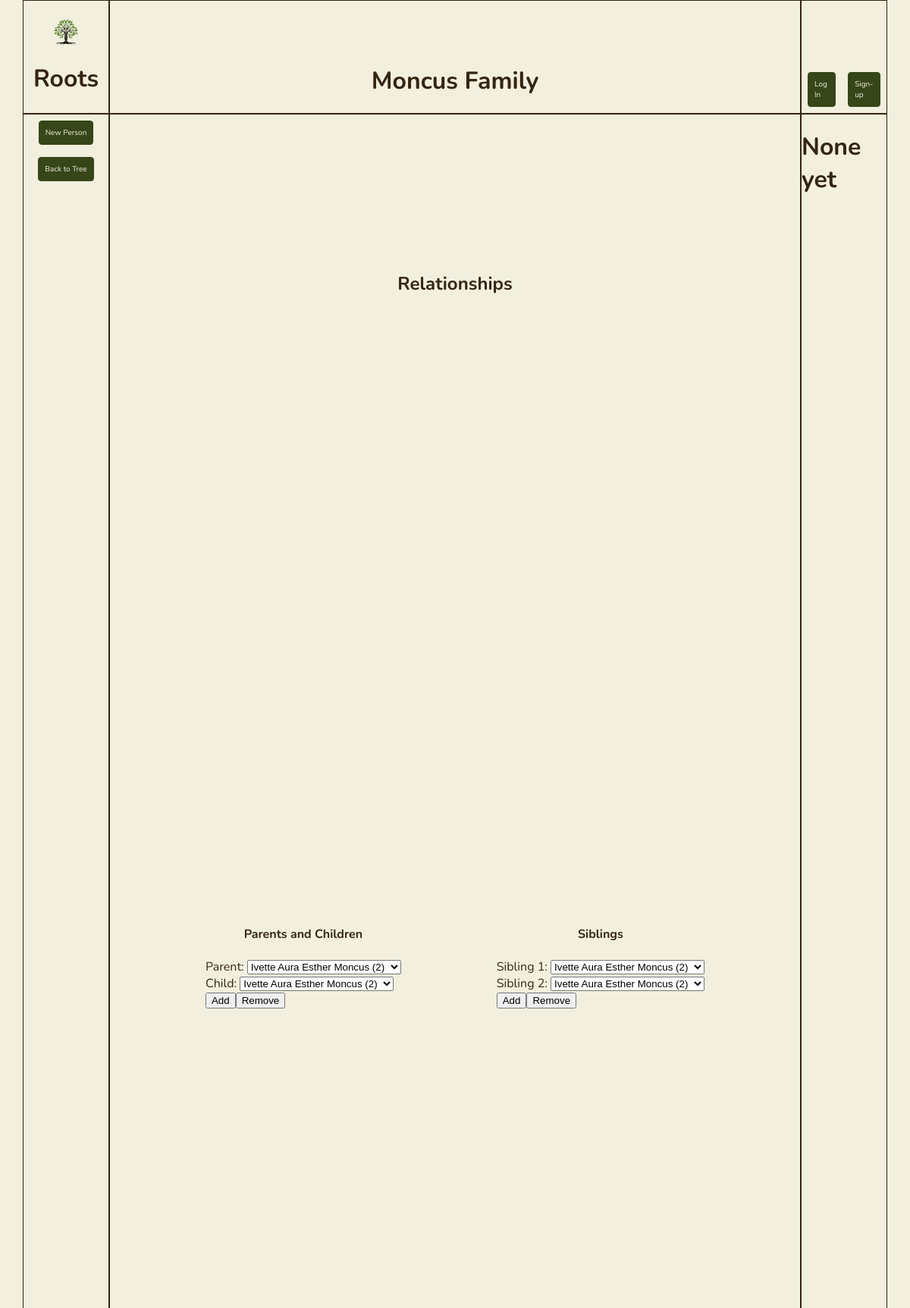
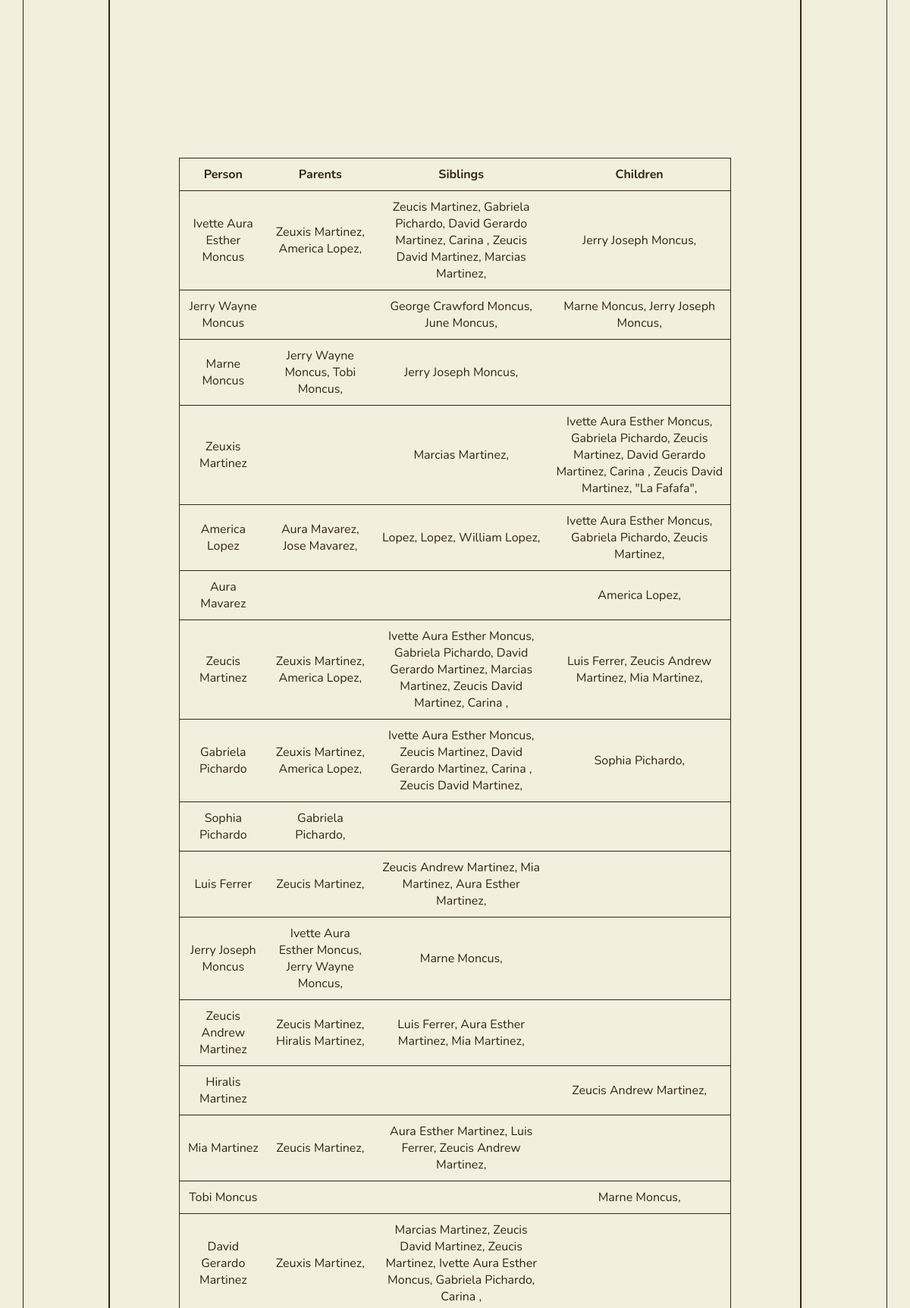
Page /relationships (upper part) on the committed database (2 pictures, top to bottom).
### app.py (models this page shows, shortened)
class Person(db.Model):
    id = db.Column(db.Integer, primary_key=True)
    first_name = db.Column(db.String(200), nullable=False)
    last_name = db.Column(db.String(200), nullable=False)
    middle_name = db.Column(db.String(200), nullable=False, default='')
    nick_name = db.Column(db.String(200), nullable=False, default='')
    date_created = db.Column(db.DateTime, default=datetime.utcnow)
    parents = db.relationship('Person',
                              secondary = person_parent_association,
                              primaryjoin = id == person_parent_association.c.person_id,
                              secondaryjoin = id == person_parent_association.c.parent_id,
                              backref = db.backref('children', lazy='select'))
    siblings = db.relationship('Person',
                              secondary = sibling_association,
                              primaryjoin = id == sibling_association.c.left_id,
                              secondaryjoin = id == sibling_association.c.right_id,
                              back_populates = 'siblings',
                              lazy='select')

### app.py (the view)
@app.route('/relationships', methods=['GET'])
def relationships():
        people = Person.query.order_by(Person.date_created).all()
        return render_template('relationships.html', people=people)

### templates/relationships.html (shortened to what this page needs)
{% extends 'base.html' %}
{% block body %}
<div class="default-grid" id="relationships-grid">
    <div class="grid-item grid-item-1">
        <div class="logo" id="logo-index">
            <div class="content-container-column">
                    <img src="{{ url_for('static', filename='logos/green-tree-logo.png') }}" alt="Green Tree Logo">
                    <h1>Roots</h1>
            </div>
        </div>
    </div>
    <div class="grid-item grid-item-2">
        <div class="current-family-name" id="current-family-name-index">
            <div class="content-container-row">
                <h1>Moncus Family</h1>
            </div>
        </div>
    </div>
    <div class="grid-item grid-item-3">
        <div class="account-tasks-panel">
            <div class="content-container-row">
                <a class="btn" id='log-in' href="">Log In</a>
                <a class="btn" id='sign-up' href="">Sign-up</a>
            </div>
        </div>
    </div>
    <div class="grid-item grid-item-4">
        <div class="app-tasks-panel">
            <div class="content-container-column">
                <a class="btn" id='addPersonBtn'>New Person</a>
                <a class="btn" id='to_tree' href="/">Back to Tree</a>
            </div>
        </div>
    </div>
    <div class="grid-item grid-item-5" id="relationships-container">
        <div class="grid-subitem-1" id="relationships-header">
            <h2>Relationships</h2>
        </div>
        <div class="grid-subitem-2" id="forms-container">
            <div class="form-container">
                <h4>Parents and Children</h4>
                <form id="parentChildForm" action="/parent_child_action" method="POST">
                    <div>
                        <label for="parent">Parent:</label>
                        <select id="parent" name="parent">
                            {% for person in people %}
                                <option value="{{ person.id }}">{{ person.first_name }} {{ person.middle_name }} {{ person.last_name }} ({{person.id}})</option>
                            {% endfor %}
                        </select>
                    </div>
                    <div>
                        <label for="child">Child:</label>
                        <select id="child" name="child">
                            {% for person in people %}
                                <option value="{{ person.id }}">{{ person.first_name }} {{ person.middle_name }} {{ person.last_name }} ({{person.id}})</option>
                            {% endfor %}
                        </select>
                    </div>
                    <div class="btn-container">
                        <div>
                            <input type="submit" name="action" value="Add">
                        </div>
                        <div>
                            <input type="submit" name="action" value="Remove">
                        </div>
                    </div>
                </form>
            </div>
            <div class="form-container">
                <h4>Siblings</h4>
                <form id="siblingForm" action="/sibling_action" method="POST">
                    <div>
                        <label for="sibling_1">Sibling 1:</label>
                        <select id="sibling_1" name="sibling_1">
                            {% for person in people %}
                                <option value="{{ person.id }}">{{ person.first_name }} {{ person.middle_name }} {{ person.last_name }} ({{person.id}})</option>
                            {% endfor %}
                        </select>
                    </div>
                    <div>
                        <label for="sibling_2">Sibling 2:</label>
                        <select id="sibling_2" name="sibling_2">
                            {% for person in people %}
                                <option value="{{ person.id }}">{{ person.first_name }} {{ person.middle_name }} {{ person.last_name }} ({{person.id}})</option>
                            {% endfor %}
                        </select>
                    </div>
                    <div class="btn-container">
                        <div>
                            <input type="submit" name="action" value="Add">
                        </div>
                        <div>
                            <input type="submit" name="action" value="Remove">
                        </div>
                    </div>
                </form>
            </div>
        </div>
        <div class="grid-subitem-3">
            <table class="bordered" id="relationship-table">
                <tr>
                    <th>Person</th>
                    <th>Parents</th>
                    <th>Siblings</th>
                    <th>Children</th>
                </tr>
                {% for person in people %}
                    <tr>
                        <td>{{ person.first_name }} {{ person.middle_name }} {{ person.last_name }}</td>
                        <td>
                            {% for person in person.parents %}
                            {{ person.first_name }} {{ person.middle_name }} {{ person.last_name }},
                            {% endfor %}
                        </td>
                        <td>
                            {% for person in person.siblings %}
                            {{ person.first_name }} {{ person.middle_name }} {{ person.last_name }},
                            {% endfor %}
                        </td>
                        <td>
                            {% for person in person.children %}
                            {{ person.first_name }} {{ person.middle_name }} {{ person.last_name }},
                            {% endfor %}
                        </td>
                    </tr>
                {% endfor %}
            </table>
        </div>
    </div>
    <div class="grid-item grid-item-6">
        <div class="secondary-panel">
            <div class="content-container-column">
                <h1>None yet</h1>
            </div>
        </div>
    </div>
</div>
{% endblock %}

### static/css/main.css (style rules this page uses)
:root { --main-black: #0a0a0a; --main-white: #fff; --main-bg-color: #f2efde; --main-bg-border-color: #342512; --main-text-color: #342512; --main-secondary-text-color: #9d864d; --main-hover-text-color: #f2efde; --main-item-color: #374619; --main-item-border-color: #374619; --main-item-color-hover: #7e883d; --main-dark-brown: #342512; --main-light-brown: #9d864d; --main-cream: #f2efde; --main-light-green: #7e883d; --main-dark-green: #374619; }
body { margin: 0px; padding: 0px; box-sizing: border-box; font-family: Nunito, sans-serif; background-color: var(--main-cream); color: var(--main-dark-brown); display: flex; justify-content: center; align-items: center; }
.content-container-column { display: flex; justify-content: center; align-items: center; flex-direction: column; }
.content-container-row { display: flex; justify-content: center; align-items: center; flex-direction: row; }
a { cursor: pointer; }

### static/css/grid.css (style rules this page uses)
.default-grid { display: grid; grid-template-columns: 10% auto 10%; grid-template-rows: 150px auto; gap: 0px; height: 90vh; width: 95vw; }
.grid-item { border: solid 1px var(--main-dark-brown); }
.grid-item-1 { grid-area: 1 / 1 / span 1 / span 1; display: flex; justify-content: center; align-items: center; }
.grid-item-1 img { width: 33%; height: height; padding-top: 20px; }
.grid-item-2 { grid-area: 1 / 2 / span 1 / span 1; display: flex; align-items: end; justify-content: center; }
.grid-item-3 { grid-area: 1 / 3 / span 1 / span 1; display: flex; align-items: end; justify-content: center; }
.grid-item-4 { grid-area: 2 / 1 / span 1 / span 1; }
.grid-item-5 { grid-area: 2 / 2 / span 1 / span 1; overflow-y: auto; }
.grid-item-6 { grid-area: 2 / 3 / span 1 / span 1; }

### static/css/buttons.css (style rules this page uses)
.btn-container { display: flex; flex-direction: row; align-items: center; justify-content: center; height: 10%; }
.btn { font-size: 10px; padding: 8px; background-color: var(--main-dark-green); text-decoration: none; border: solid 1px var(--main-dark-green); border-radius: 4px; margin: 8px; color: var(--main-cream); }

### static/css/tables.css (style rules this page uses)
table { margin: auto; border-collapse: collapse; width: 80%; background-color: var(--main-cream); }
tr { height: 25px; }
td, th { text-align: center; padding: 10px; }
.bordered tr { border: solid 1px var(--main-dark-brown); }
.borderless th, td, tr { border: none; }

### static/css/relationships.css (style rules this page uses)
#relationships-container { display: grid; grid-template-columns: 100%; grid-template-rows: 10% 30% auto; gap: 0px; }
#relationships-container .grid-subitem-1 { grid-area: 1 / 1; display: flex; flex-direction: row; justify-content: center; align-items: center; }
#relationships-container .grid-subitem-2 { grid-area: 2 / 1; display: flex; flex-direction: row; justify-content: space-evenly; align-items: center; }
.grid-subitem-2 .form-container { display: flex; flex-direction: column; justify-content: space-between; align-items: center; }
.form-container .btn-container { display: inline-flex; justify-content: space-between; }
#relationships-container .grid-subitem-3 { grid-area: 3 / 1; display: flex; flex-direction: row; justify-content: center; align-items: center; }

### rows in the picture
Person: first_name "Ivette", middle_name "Aura Esther", last_name "Moncus"
Person: first_name "Zeuxis", last_name "Martinez"
Person: first_name "America", last_name "Lopez"
Person: first_name "Zeucis", last_name "Martinez"
Person: first_name "Gabriela", last_name "Pichardo"
Person: first_name "David", middle_name "Gerardo", last_name "Martinez"
Person: first_name "Carina"
Person: first_name "Zeucis", middle_name "David", last_name "Martinez"
Person: first_name "Marcias", last_name "Martinez"
Person: first_name "Jerry", middle_name "Joseph", last_name "Moncus"
Person: first_name "Jerry", middle_name "Wayne", last_name "Moncus"
Person: first_name "George", middle_name "Crawford", last_name "Moncus"
Person: first_name "June", last_name "Moncus"
Person: first_name "Marne", last_name "Moncus"
Person: first_name "Tobi", last_name "Moncus"
Person: last_name "\"La Fafafa\""
Person: first_name "Aura", last_name "Mavarez"
Person: first_name "Jose", last_name "Mavarez"
Person: last_name "Lopez"
Person: last_name "Lopez"
Person: first_name "William", last_name "Lopez"
Person: first_name "Luis", last_name "Ferrer"
Person: first_name "Zeucis", middle_name "Andrew", last_name "Martinez"
Person: first_name "Mia", last_name "Martinez"
Person: first_name "Sophia", last_name "Pichardo"
Person: first_name "Aura", middle_name "Esther", last_name "Martinez"
Person: first_name "Hiralis", last_name "Martinez"

### other values in the picture
form field parent "Ivette Aura Esther Moncus (2)"
form field child "Ivette Aura Esther Moncus (2)"
form field sibling_1 "Ivette Aura Esther Moncus (2)"
form field sibling_2 "Ivette Aura Esther Moncus (2)"
